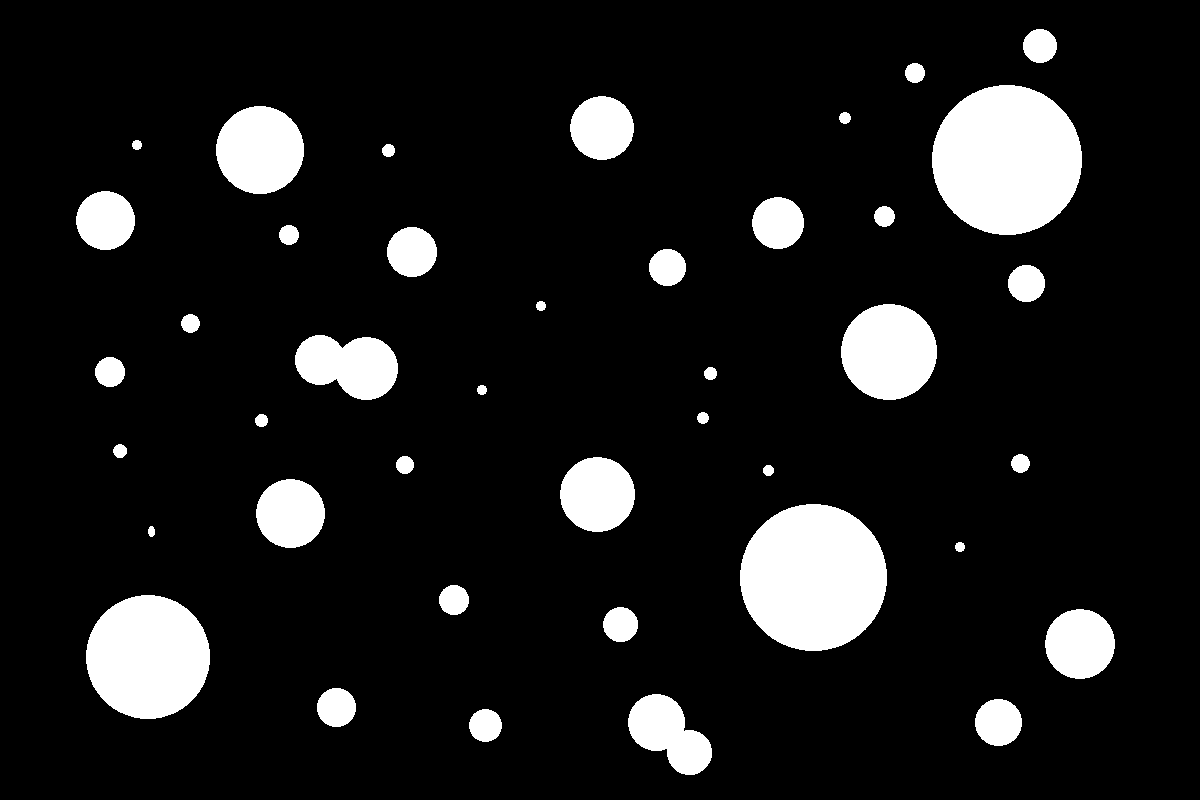
#> input picture data/img0.png, 1200 x 800 px; its folder holds only this picture in this run
$ python script_droplets_identification.py
#> lines starting #> are read from the running program, lines starting #| are printed output that depends on the picture; after the words box and inside, x2 and y2 are one past the last pixel; in counts of white or black regions, pixels touching at a corner belong together
# Importing modules

import os

# Used to count time

import time

# Computational Vision module

import cv2 as cv

# Used for scientific computing

import numpy as np

# Used for round up and check if a value is close to other

import math

# Used for plot graphs

import matplotlib.pyplot as plt

# Used for format graphs

from matplotlib.ticker import (MultipleLocator)

# Used for write a .xlsx file

import xlsxwriter

# Inform the number of divisions

divisions = 1

# Resize image by percentage of width and height

percent = 70

# Max and Min radius for droplets in px

max_radius = 35
min_radius = 1

# Conversion factor

factor = 0.8811

# Inform name for .txt file with droplets diameter

path_f2 = 'OA 50% T80 1,0% 6000 rpm 3 min (3)'

# Starting

savefile = input('Would you like to save the processed images? Type "y" for "yes", "n" for "no" \n')
#> the answer given: out.png

print('Start processing...')

# Start counting total time for processing

start_total = time.time()

# Creating list for saving droplets diameter_data

diameter_data = []
droplets = 0

# Path for input data files

path = 'data/'

# Path for output data files

path_output = 'results/'

path_f3 = path_output + path_f2.replace(' ', '_') + '_info.txt'
path_f4 = path_output + path_f2.replace(' ', '_')

path_f2 = path_output + path_f2.replace(' ', '_') + '.txt'

# Reading the input data files

entries = os.listdir(path)

# For every data file, do:

for entry in entries:

    # Starting time count for process one picture

    start = time.time()

    # Default path to input data and output folder

    file_d = path + entry

    # Getting the test name

    name = file_d.split('/')
    name_split = name[len(name) - 1].split('.')
    test_name = name_split[0]

    # Opening the image

    or_image = cv.imread(file_d)
#> or_image is the input picture: shape (800, 1200, 3); 10.7% white; 41 white regions, largest, box (x1, y1, x2, y2) and area: (932, 85, 1082, 235) 17654, (740, 504, 887, 651) 16959, (86, 595, 210, 719) 12062

    # Measuring the height and width of original image

    height_or, width_or = or_image.shape[:2]

    # Resizing

    dim = (int(width_or * percent / 100), int(height_or * percent / 100))
    img_resize = cv.resize(or_image, dim, interpolation = cv.INTER_AREA)

    # Measuring the height and width of resized image

    height, width = img_resize.shape[:2]

    # Converting the original BGR image to gray scale

    gray = cv.cvtColor(img_resize, cv.COLOR_BGR2GRAY)

    # Image Smoothing - Gaussian Blur

    gray = cv.blur(gray, (5, 5))
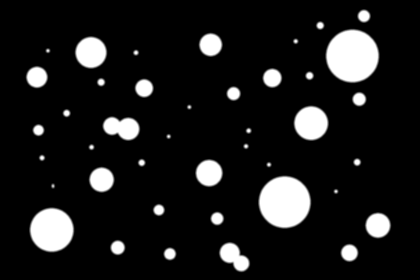
#> gray: shape (560, 840) (shown at 1/2 size); min 0, max 255, mean 27.4

    # Creating a black background plane with the height and width of original image

    background = np.zeros([height, width], np.uint8)
    image_complete = background.copy()

    # Defining the size of the mask

    # Inform the number of divisions (must be greater than 4)

    hor_div = divisions
    ver_div = divisions

    conversion_factor = factor / (percent / 100)

    size = [round(height / (ver_div)), round(width / (hor_div))]

    # Calculating the size of the step

    step_height = int(height / ver_div)
    step_width = int(width / hor_div)

    # Declaring variables

    hor_pos = np.zeros((hor_div * ver_div))
    ver_pos = np.zeros((ver_div * hor_div))

    # Defining the position to apply the mask

    j = 0
    for i in range(len(hor_pos)):
        hor_pos[i] = hor_pos[i] + step_width * j
        j += 1
        if j == hor_div:
            j = 0

    k = 0
    j = 0
    for i in range(len(ver_pos)):
        ver_pos[i] = ver_pos[i] + step_height * j
        k += 1
        if k == hor_div:
            j += 1
            k = 0

    hor_pos = hor_pos.astype(int)
    ver_pos = ver_pos.astype(int)

    # Creating an empty list

    diameter = []
    x1_pos = []
    y1_pos = []

    # Identifying circles with Hough Circle Transform for every part of image

    j = 0
    contx = 0
    conty = 0

    for i in range(len(hor_pos)):
        # color specified the color of border line of rectangle to be draw
        # if thickness = -1 px will fill the rectangle shape by the specified color
        mask = cv.rectangle(background, (hor_pos[i], ver_pos[i]), (size[1] + hor_pos[i], size[0] + ver_pos[i]),
                            color=(255, 255, 255), thickness=-1)

        proc_image = cv.bitwise_and(gray, mask)

        circles = cv.HoughCircles(proc_image, cv.HOUGH_GRADIENT, 1, 10,
                                  param1=100, param2=30,
                                  minRadius=min_radius, maxRadius=max_radius)

        # Saving circles detected in lists

        if circles is not None:

            circles = np.uint16(np.around(circles))

            for i in circles[0, :]:
                diameter.append(i[2] * 2)
                x1_pos.append(i[0])
                y1_pos.append(i[1])

        background = np.zeros([height, width], np.uint8)
        i += 1
#> background: shape (560, 840); every value is 0
#> after the loop, diameter = [66, 48, 48, 60, 52, 40, 44, 32, 34, 44, 36, 34, 26, 22, 40, 24, 30, 20, 24, 22, 20, 26, 14]; x1_pos = [622, 756, 202, 182, 418, 74, 422, 698, 288, 256, 224, 544, 236, 340, 458, 718, 482, 76, 434, 728, 318, 466, 618]; y1_pos = [246, 450, 358, 104, 346, 154, 88, 506, 176, 258, 252, 156, 494, 508, 506, 198, 526, 260, 436, 32, 420, 186, 152]

    # Drawing circles if any number of circles was identified

    for i in range(len(x1_pos)):
        cv.circle(img_resize, (int(x1_pos[i]), int(y1_pos[i])), 1, (0, 0, 0), 2)
        # circle outline
        cv.circle(img_resize, (int(x1_pos[i]), int(y1_pos[i])), int((diameter[i]/2)), (255, 0, 255), 2)
        i += 1
#> this loop made 23 passes
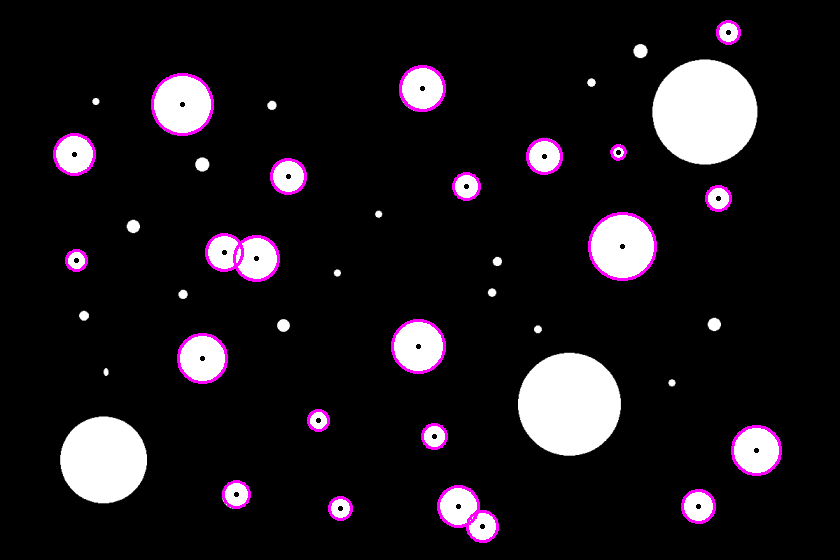
#> img_resize: shape (560, 840, 3); mean B, G, R 28.7, 24.5, 28.7

    diameter = np.array(diameter) * conversion_factor
#> diameter = 23 values, max 83.08 at index 0, min 17.62 at index 22, mean 44.11

    # Writing the test name

    path_f = 'results/' + test_name + '_' + str(divisions**2) + '_div' + '.png'

    # Saving the image

    if savefile == 'y':
        cv.imwrite(path_f, img_resize)

    # Stop time counting

    end = time.time()

    # Saving values of diameter

    diameter_data.append(diameter)

    # Printing info about processing

    print('\nPROCESSING INFORMATION:', entry)
    print('\nElapsed time:', round(end - start, 2), 's')
    print('\nNumber of droplets identified:', len(x1_pos), 'droplets')
#| Number of droplets identified: 23 droplets
    print('\nMaximum diameter:', round(max(diameter), 2), '\u03BCm')
#| Maximum diameter: 83.08 μm
    if min(diameter) == 0:
        diameter = set(diameter)
        print('\nMinimum diameter:', round(sorted(diameter)[1], 2), '\u03BCm')
    else:
        print('\nMinimum diameter:', round(min(diameter), 2), '\u03BCm')
#| Minimum diameter: 17.62 μm

    droplets = droplets + len(x1_pos)
#> droplets = 23

    # Writing info in .txt file

    with open(path_f3, 'a') as f:
        print('\nPROCESSING INFORMATION:', entry, file=f)
        print('\nElapsed time:', round(end - start, 2), 's', file=f)
        print('\nNumber of droplets identified:', len(x1_pos), 'droplets', file=f)
        print('\nMaximum diameter:', round(max(diameter), 2), 'x 10-3 mm', file=f)
        if min(diameter) == 0:
            diameter = set(diameter)
            print('\nMinimum diameter:', round(sorted(diameter)[1], 2), 'x 10-3 mm', file=f)
        else:
            print('\nMinimum diameter:', round(min(diameter), 2), 'x 10-3 mm', file=f)
        print('\n', file=f)

# Concatenate data to numpy array

diameter_data = np.concatenate(diameter_data)
#> diameter_data has the same summary as diameter

# Creating an fixed interval to make future comparisons easier

interval = list(np.arange(5, 200, 5))

# Calculating the relative and cumulative frequency for data

hist, edges = np.histogram(diameter_data, interval)
#> hist = 38 values, max 4 at index 4, min 0 at index 0, mean 0.605; edges = 39 values from 5 to 195
rel_freq = (hist / float(hist.sum()))
#> rel_freq = 38 values, max 0.174 at index 4, min 0 at index 0, mean 0.0263
rel_freq = rel_freq * 100
#> rel_freq = 38 values, max 17.39 at index 4, min 0 at index 0, mean 2.63
cumulative_freq = np.zeros(len(rel_freq))
#> cumulative_freq = 38 values from 0 to 0
cumulative_freq[0] = 0
for i in range(len(rel_freq) - 1):
    cumulative_freq[i + 1] = cumulative_freq[i] + rel_freq[i]
#> this loop made 37 passes
#> after the loop, cumulative_freq = 38 values from 0 to 100

d90_a = 0
i1 = 0
while cumulative_freq[i1] <= 90:
    i1 += 1
#> this loop made 13 passes
#> after the loop, i1 = 13
i2 = len(cumulative_freq) - 1
#> i2 = 37

if cumulative_freq[i1] != 90:
    d90_a = ((cumulative_freq[i1-1] - 90) / (cumulative_freq[i1] - cumulative_freq[i1 - 1])) * (
            interval[i1] - interval[i1 - 1]) + interval[i1 - 1]
#> d90_a = 61.5
else:
    d90_a = interval[i1]

yd90 = [0, 100]
d90 = [d90_a, d90_a]
#> d90 = [61.5, 61.5]

info = ('Column info', '1st - Droplet Diameter', '2nd - Interval', '3rd - Relative Frequency',
        '4th - Cumulative Frequency', '5th - Y to plot d 90', '6th - Value of d90')

# Writing data into .xlsx file

workbook = xlsxwriter.Workbook(path_f4 + '.xlsx')
worksheet = workbook.add_worksheet()
Line = 0
Column = 0
ProcData = [diameter_data[diameter_data != 0], interval, rel_freq, cumulative_freq, yd90, d90, info]
while Column < len(ProcData):
    for item in ProcData[Column]:
        worksheet.write(Line, Column, item)
        Line += 1
    Column += 1
    Line = 0
#> this loop made 7 passes
#> after the loop, Column = 7
workbook.close()

# Plotting results

fig, ax = plt.subplots(figsize=(8, 6))
barchart = plt.bar(interval[:-1], rel_freq, width=5.0, align='edge', ec='k', alpha=0.7,
                   color=(0, 0, 1), label='Droplet size distribution')
#> barchart = 38 items

ax2 = plt.twinx()
linechart, = plt.plot(interval[:-1], cumulative_freq, color=(0, 0, 0), label='Cumulative Frequency')
d90chart, = plt.plot(d90, yd90, '--', color=(0.4, 0.4, 0.4), label='d\u2089\u2080')
color_d90chart = d90chart.get_color()
#> color_d90chart = (0.4, 0.4, 0.4)

# Legend

legends = barchart, linechart
labels = [item.get_label() for item in legends]
#> labels = ['Droplet size distribution', 'Cumulative Frequency']
ax.legend(legends, labels, loc='center right')

d90_a = d90[0]
d90_a = '{0:.3f}'.format(d90_a)
#> d90_a = '61.500'
ax2.text(d90[0] + 0.5, 80, '\u2190d\u2089\u2080 = ' + d90_a
         + ' \u03BCm', color=color_d90chart, font='Times New Roman', fontsize=12)

# Title

ax.set_title('Droplet Size Distribution and d\u2089\u2080',
             font='Times New Roman', fontsize=14, fontweight='bold')

# Writing the number of droplets identified
plt.gcf().text(0.65, 0.84, 'Number of droplets: ' + str(droplets), fontsize=10, color=(0, 0, 1))


# Formatting axes, labels, lines, tickmarks, gridlines

# X axis

ax.set_xlabel('Droplet Diameter [\u03BCm]', font='Times New Roman', fontsize=12, fontweight='bold')
ax.set_xlim([0, 160])

# Y axis - left

ax.set_ylabel('Relative Frequency [%]', font='Times New Roman', fontsize=12, fontweight='bold')
ax.set_ylim(0, math.ceil(max(rel_freq)))

# Y axis - right

ax2.set_ylabel('Cumulative Frequency [%]', font='Times New Roman', fontsize=12, fontweight='bold')
ax2.set_ylim(0, 100)

# Tickmarks positioning

ax.xaxis.set_ticks_position('both')
ax.tick_params(which='major', width=1.50, length=5, direction='in')
ax.tick_params(which='minor', width=1.5, length=3, labelsize=10, direction='in')
ax2.tick_params(which='major', width=1.50, length=5, direction='in')
ax2.tick_params(which='minor', width=1.5, length=3, labelsize=10, direction='in')

# Adding minor tickmarks

# X axis

ax.xaxis.set_minor_locator(MultipleLocator(5))

# Y axis - left

ax.yaxis.set_minor_locator(MultipleLocator(0.5))

# Y axis - right

ax2.yaxis.set_minor_locator(MultipleLocator(5))

# Label font and size

plt.setp(ax.get_xticklabels(), font='Times New Roman', fontsize=12)
plt.setp(ax.get_yticklabels(), font='Times New Roman', fontsize=12)
plt.yticks(font='Times New Roman', fontsize=12)

# Setting the line width to axes

for axis in ['top', 'bottom', 'left', 'right']:
    ax.spines[axis].set_linewidth(1.5)

# Saving the figure at path informed

plt.savefig(path_f4 + '.png', format='png', dpi=200)
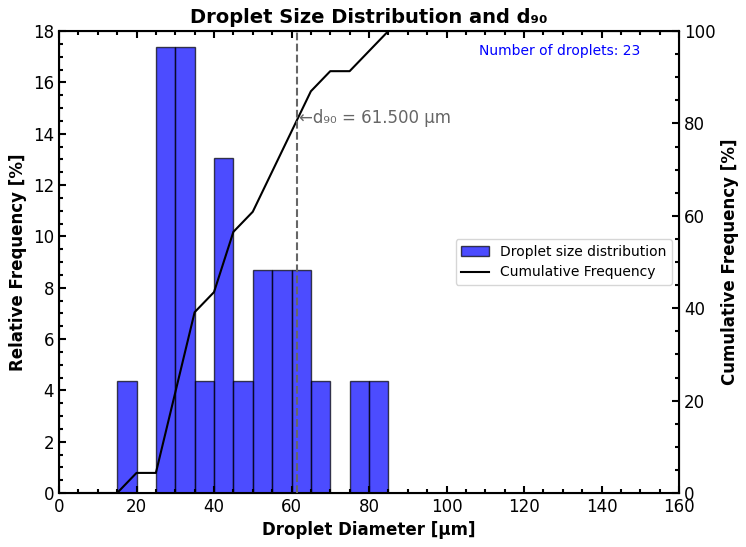
#> figure drawn by matplotlib, 2 panels; panel 2: curve peaks at x = 85, y = 100

# Stop counting total time elapsed

end_total = time.time()

# Printing processing info

print('\nNumber of photos analysed:', len(entries))

print('\nTotal elapsed time:', round(end_total - start_total, 2), 's')

with open(path_f3, 'a') as f:
    print('\nNumber of photos analysed:', len(entries), file=f)
    print('\nTotal elapsed time:', round(end_total - start_total, 2), 's', file=f)
    print('\nNumber of droplets identified (all photos):', droplets, 'droplets', file=f)

$ run again, on data/img1.png
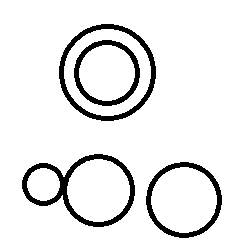
#> input picture data/img1.png, 250 x 250 px
#> or_image is the input picture: shape (250, 250, 3); values 127 (black) and 195 (white), 91.7% white; 4 black regions, box (x1, y1, x2, y2) and area: (22, 154, 135, 227) 1644, (59, 24, 156, 121) 1435, (146, 162, 222, 238) 1117, (74, 40, 140, 106) 964
#> the loop `for i in range(len(hor_pos)):` made 1 pass
#> circles on pass 1: [[74, 50, 24], [128, 140, 23], [68, 134, 25], [30, 128, 10]]
#> after the loop `for i in range(len(hor_pos)):`: diameter = [48, 46, 50, 20]; x1_pos = [74, 128, 68, 30]; y1_pos = [50, 140, 134, 128]
#> the loop `for i in range(len(x1_pos)):` made 4 passes
#> after the loop `for i in range(len(x1_pos)):`:
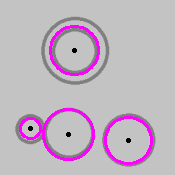
#> img_resize: shape (175, 175, 3); mean B, G, R 193.4, 180.3, 193.4
#> `diameter = np.array(diameter) * conversion_factor`: diameter = [60.42, 57.9, 62.94, 25.17]
#| Number of droplets identified: 4 droplets
#| Maximum diameter: 62.94 μm
#| Minimum diameter: 25.17 μm
#> droplets = 4
#> diameter_data = [60.42, 57.9, 62.94, 25.17]
#> hist = 38 values, max 2 at index 11, min 0 at index 0, mean 0.105; edges = 39 values from 5 to 195
#> `rel_freq = (hist / float(hist.sum()))`: rel_freq = 38 values, max 0.5 at index 11, min 0 at index 0, mean 0.0263
#> `rel_freq = rel_freq * 100`: rel_freq = 38 values, max 50 at index 11, min 0 at index 0, mean 2.63
#> `cumulative_freq = np.zeros(len(rel_freq))`: cumulative_freq = 38 values from 0 to 0
#> the loop `for i in range(len(rel_freq) - 1):` made 37 passes
#> after the loop `for i in range(len(rel_freq) - 1):`: cumulative_freq = 38 values from 0 to 100
#> the loop `while cumulative_freq[i1] <= 90:` made 12 passes
#> after the loop `while cumulative_freq[i1] <= 90:`: i1 = 12
#> i2 = 37
#> `d90_a = ((cumulative_freq[i1-1] - 90) / (cumulative_freq[i1] - cumulat..`: d90_a = 56
#> d90 = [56, 56]
#> the loop `while Column < len(ProcData):` made 7 passes
#> after the loop `while Column < len(ProcData):`: Column = 7
#> barchart = 38 items
#> color_d90chart = (0.4, 0.4, 0.4)
#> labels = ['Droplet size distribution', 'Cumulative Frequency']
#> `d90_a = '{0:.3f}'.format(d90_a)`: d90_a = '56.000'
#> `plt.savefig(path_f4 + '.png', format='png', dpi=200)`:
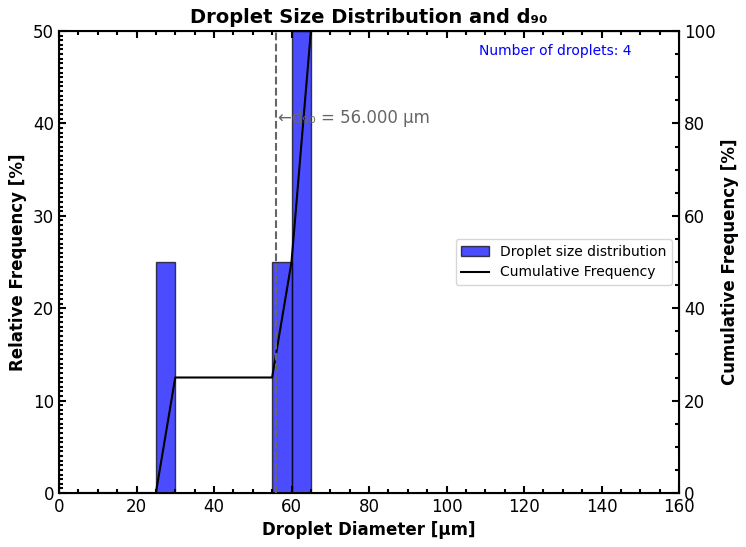
#> figure drawn by matplotlib, 2 panels; panel 1: tallest bar 50 high, from x = 60 to 65; panel 2: curve peaks at x = 65, y = 100

$ run again, on data/img5.png
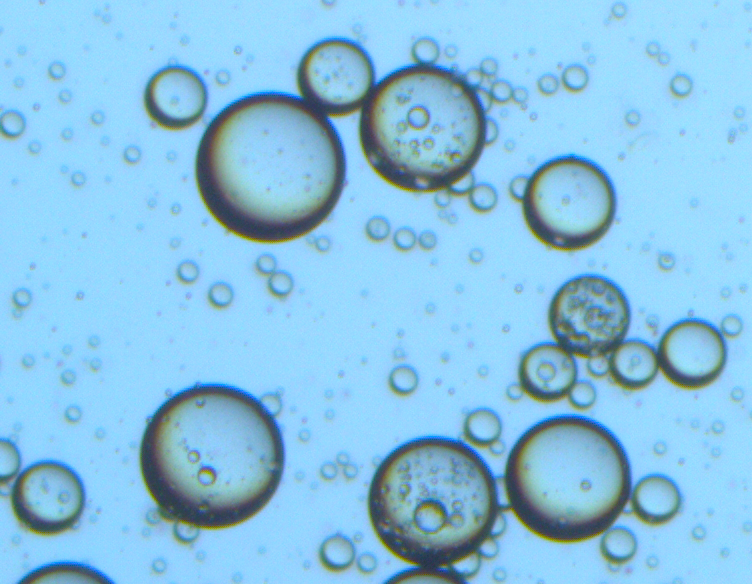
#> input picture data/img5.png, 752 x 584 px
#> or_image is the input picture: shape (584, 752, 3); mean B, G, R 226.2, 193.6, 136.8
#> after the loop `for i in range(len(hor_pos)):`: diameter = [66, 48, 44, 52, 58, 66, 46, 28, 42, 64, 66, 36, 28, 62, 16]; x1_pos = [398, 484, 122, 34, 412, 400, 238, 432, 382, 302, 144, 458, 444, 298, 338]; y1_pos = [142, 246, 68, 348, 220, 332, 48, 380, 260, 88, 310, 348, 250, 344, 298]
#> the loop `for i in range(len(x1_pos)):` made 15 passes
#> after the loop `for i in range(len(x1_pos)):`:
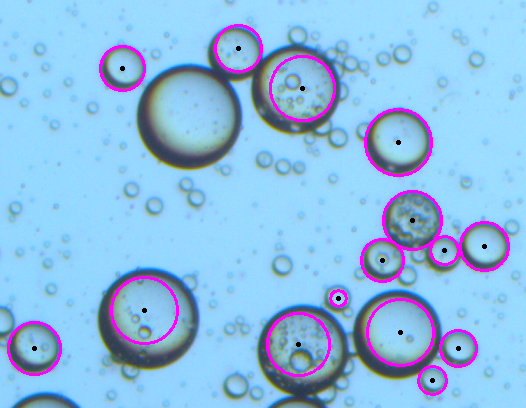
#> img_resize: shape (408, 526, 3); mean B, G, R 228.6, 188.5, 141.2
#> `diameter = np.array(diameter) * conversion_factor`: diameter = [83.08, 60.42, 55.38, 65.45, 73.01, 83.08, 57.9, 35.24, 52.87, 80.56, 83.08, 45.31, 35.24, 78.04, 20.14]
#| Number of droplets identified: 15 droplets
#| Maximum diameter: 83.08 μm
#| Minimum diameter: 20.14 μm
#> droplets = 15
#> diameter_data has the same summary as diameter
#> hist = 38 values, max 4 at index 15, min 0 at index 0, mean 0.395; edges = 39 values from 5 to 195
#> `rel_freq = (hist / float(hist.sum()))`: rel_freq = 38 values, max 0.267 at index 15, min 0 at index 0, mean 0.0263
#> `rel_freq = rel_freq * 100`: rel_freq = 38 values, max 26.67 at index 15, min 0 at index 0, mean 2.63
#> `cumulative_freq = np.zeros(len(rel_freq))`: cumulative_freq = 38 values from 0 to 0
#> the loop `for i in range(len(rel_freq) - 1):` made 37 passes
#> after the loop `for i in range(len(rel_freq) - 1):`: cumulative_freq = 38 values from 0 to 100
#> the loop `while cumulative_freq[i1] <= 90:` made 16 passes
#> after the loop `while cumulative_freq[i1] <= 90:`: i1 = 16
#> i2 = 37
#> `d90_a = ((cumulative_freq[i1-1] - 90) / (cumulative_freq[i1] - cumulat..`: d90_a = 76.88
#> d90 = [76.88, 76.88]
#> the loop `while Column < len(ProcData):` made 7 passes
#> after the loop `while Column < len(ProcData):`: Column = 7
#> barchart = 38 items
#> color_d90chart = (0.4, 0.4, 0.4)
#> labels = ['Droplet size distribution', 'Cumulative Frequency']
#> `d90_a = '{0:.3f}'.format(d90_a)`: d90_a = '76.875'
#> `plt.savefig(path_f4 + '.png', format='png', dpi=200)`:
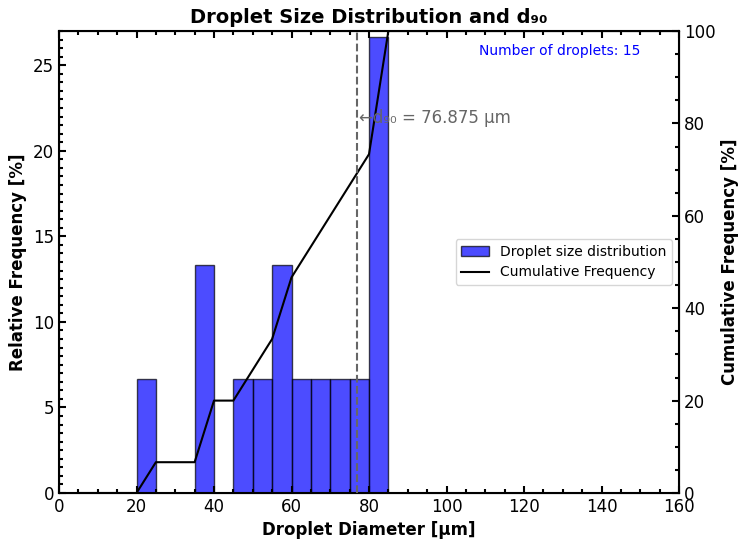
#> figure drawn by matplotlib, 2 panels; panel 1: tallest bar 26.67 high, from x = 80 to 85; panel 2: curve peaks at x = 85, y = 100
